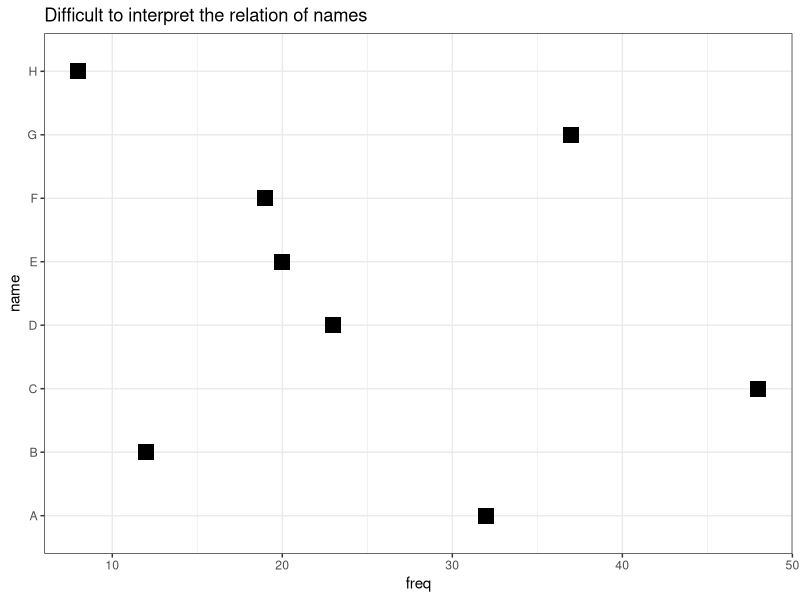
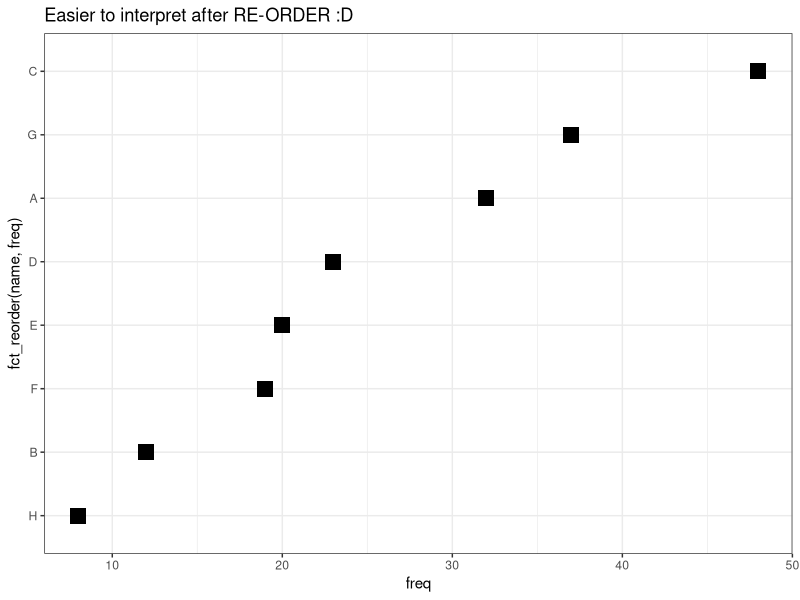
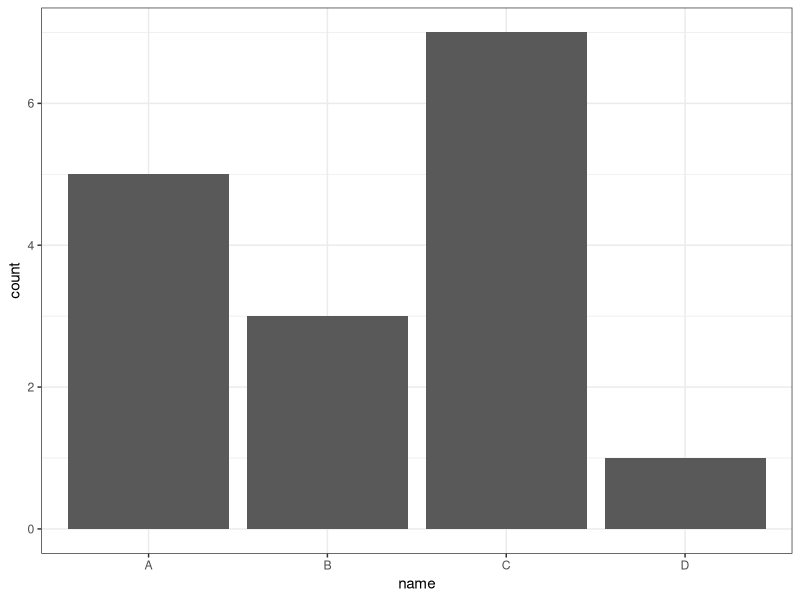
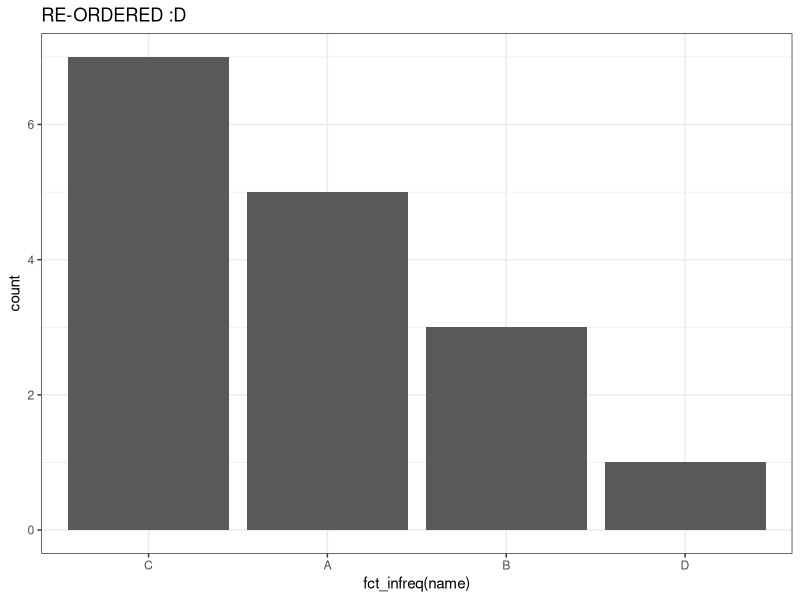
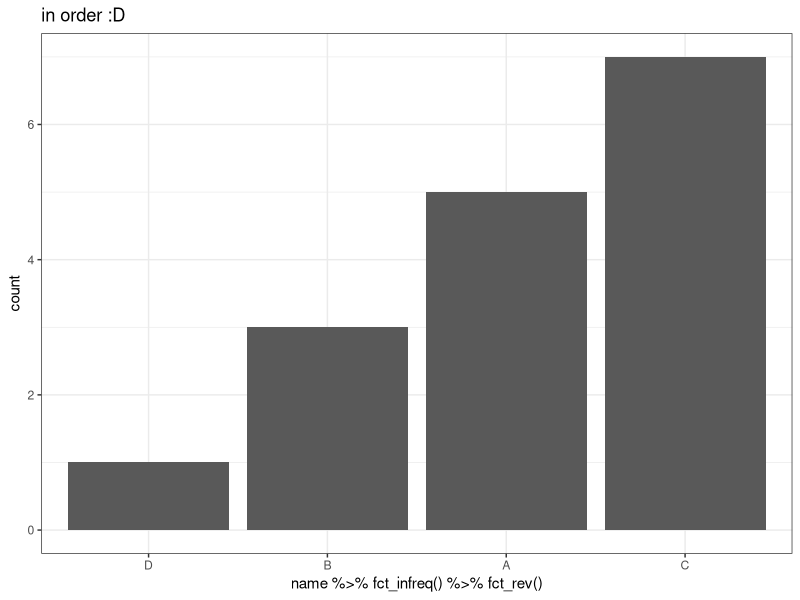

Recreate these plots in R, in order. (Note: this script raises an error after producing the figures.)
## ---- chunk 1
library(tidyverse) # this is ALL we need!
## ---- chunk 2
# consider the following made-up data I created
madeup_data <- tibble(
  name  = factor(c("A", "B", "C", "D", "E", "F", "G", "H")),
  freq =         c(32,  12,  48,  23,  20,  19,  37,  8)
)
madeup_data %>% View # let's see the data
madeup_data %>% 
  glimpse() # name is factor ; score is double


# now let's generate a scatter plot, using geom_point()
madeup_data %>% 
  ggplot(aes(x = freq,     # X-Axis
             y = name)) +  # Y-Axis
  geom_point(shape = 15,
             size  = 5) +
  theme_bw() +
  labs(title = "Difficult to interpret the relation of names")


# let's RE-ORDER name using its freq value, using fct_reorder()
madeup_data %>% 
  ggplot(aes(x = freq, 
             y = fct_reorder(name, freq))) +  #RE-ORDER
  geom_point(shape = 15,
             size  = 5) +
  theme_bw() +
  labs(title = "Easier to interpret after RE-ORDER :D")
## ---- chunk 3
# consider another made up data:
madeup_data1 <- tibble(
  name  = factor(c("A", "A", "A", "A", "A", 
                   "B", "B", "B",
                   "C", "C", "C", "C", "C", "C", "C",
                   "D")))
madeup_data1 %>% View # let's see the data
madeup_data1 %>% 
  glimpse() # Again, name is factor


# let's generate a bar plot, using geom_bar()
madeup_data1 %>% 
  ggplot(aes(x = name)) + 
  geom_bar() +
  theme_bw() 


# suppose I want to RE-ORDER name according to its frequency
madeup_data1 %>% 
  ggplot(aes(x = fct_infreq(name))) +  # RE-ORDER
  geom_bar() +
  theme_bw() +
  labs(title = "RE-ORDERED :D")


# RE-ORDER in reverse direction compared to above
madeup_data1 %>% 
  ggplot(aes(x = name %>% fct_infreq() %>% 
               fct_rev())) + # reverse order!
  geom_bar() +
  theme_bw() +
  labs(title = "in order :D")
## ---- chunk 4
# library(gridExtra)

grid.arrange(a, b, ncol = 2)

a <- madeup_data %>% 
  ggplot(aes(x = freq, 
             y = name)) + 
  geom_point(shape = 15,
             size  = 3) +
  theme_bw() +
  labs(title = "Difficult to interpret",
       subtitle = "LEFT plot")


b <- madeup_data %>% 
  ggplot(aes(x = freq, 
             y = fct_reorder(name, freq))) + 
  geom_point(shape = 15,
             size  = 3) +
  theme_bw() +
  labs(title = "Easy to interpret",
       subtitle = "RIGHT plot")
